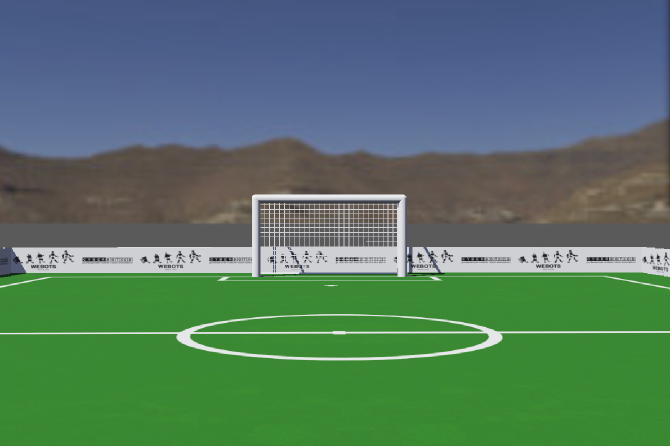
#> input picture images/image_1.png, 1340 x 891 px, found by its file name (shown at 1/2 size)
$ python anotar_linhas.py ../images/image_1.png
#> lines starting #> are read from the running program, lines starting #| are printed output that depends on the picture; after the words box and inside, x2 and y2 are one past the last pixel; in counts of white or black regions, pixels touching at a corner belong together
#> (reads tests/gabarito_linhas.json from the repository)
#> in _gerar_offline, img is the input picture: shape (891, 1340, 3); mean B, G, R 99.7, 119.2, 85.2
"""Ferramenta de anotação de gabarito para linhas do campo (polilinhas).

Uso:
    python3 scripts/anotar_linhas.py [--test]

Modos:
  OFFLINE  — sem display: gera debug_out/anotar_linhas_<basename>.png com
             as polilinhas já anotadas (se existirem no JSON).

  INTERATIVO — com display OpenCV: clique para adicionar pontos, teclas para
               controlar. Coordenadas gravadas em PIXELS DA IMAGEM ORIGINAL.

Teclas no modo interativo:
    clique esquerdo : adiciona ponto à polilinha atual
    f / F           : fecha polilinha atual e começa nova
    z / Z           : desfaz último ponto
    s / S           : salva gabarito
    n / N           : passa para a próxima imagem (salva automaticamente)
    ESC             : sai sem salvar a imagem atual

Formato de saída (tests/gabarito_linhas.json):
    {
      "image_1": [
        [[x1,y1], [x2,y2], [x3,y3]],   <- polilinha 1
        [[x4,y4], [x5,y5]]               <- polilinha 2
      ],
      "bitbots": [...]
    }
    x, y são coordenadas em PIXELS DA IMAGEM ORIGINAL (não da grade).

Argumento --test: cria gabarito sintético para image_1 e verifica carregamento.
"""
from __future__ import annotations

import json
import os
import sys
import tempfile
from typing import Optional

import cv2
import numpy as np

# ─── Configuração ─────────────────────────────────────────────────────────────

GABARITO_PATH = 'tests/gabarito_linhas.json'
IMAGES = [
    ('image_1', 'images/image_1.png'),
    ('image_2', 'images/image_2.png'),
    ('image',   'images/image.png'),
    ('bitbots',
     'images/bitbots_reality_spl_only_131-16_02_2018__11_18_08_0117_upper_png_jpg_b0.8_s1.0_k0.jpg'),
    ('eliza',   'images/eliza_nat_light_20001_png_b1.0_s1.2_k3.jpg'),
]

COR_POLILINHA = [
    (0, 220, 255),    # ciano
    (255, 120, 0),    # laranja
    (180, 0, 255),    # roxo
    (0, 255, 100),    # verde-claro
    (200, 200, 0),    # amarelo
]
COR_PONTO    = (255, 255, 255)
COR_PENDENTE = (0, 180, 255)   # azul-laranja = ponto ainda não confirmado


# ─── Detecção de display ──────────────────────────────────────────────────────

def _tem_display() -> bool:
    display = os.environ.get('DISPLAY', '')
    if not display:
        return False
    win = '_test_display_linhas'
    try:
        img = np.zeros((10, 10, 3), dtype=np.uint8)
        cv2.namedWindow(win, cv2.WINDOW_NORMAL)
        cv2.imshow(win, img)
        cv2.waitKey(1)
        cv2.setMouseCallback(win, lambda *a: None)
        cv2.destroyWindow(win)
        return True
    except Exception:
        try: cv2.destroyAllWindows()
        except Exception: pass
        return False


# ─── Canvas ───────────────────────────────────────────────────────────────────

def _construir_canvas(
    img_orig: np.ndarray,
    polilinhas: list[list[list[int]]],
    polilinha_atual: list[list[int]],
    display_scale: float,
    interativo: bool,
) -> np.ndarray:
    """Constrói canvas com imagem + polilinhas sobrepostas."""
#> called with display_scale = 1, interativo = False
    H, W = img_orig.shape[:2]
#> H = 891; W = 1340
    dW = int(W * display_scale)
#> dW = 1340
    dH = int(H * display_scale)
#> dH = 891
    canvas = cv2.resize(img_orig, (dW, dH), interpolation=cv2.INTER_AREA)

    def to_disp(x, y):
        return (int(round(x * display_scale)), int(round(y * display_scale)))

    # Polilinhas salvas
    for i, poly in enumerate(polilinhas):
        cor = COR_POLILINHA[i % len(COR_POLILINHA)]
        if len(poly) >= 2:
            pts = np.array([[int(p[0]*display_scale), int(p[1]*display_scale)]
                             for p in poly], dtype=np.int32)
            cv2.polylines(canvas, [pts], False, cor, 2)
        for pt in poly:
            cv2.circle(canvas, to_disp(pt[0], pt[1]), 4, cor, -1)
        if poly:
            cv2.putText(canvas, str(i+1), to_disp(poly[0][0], poly[0][1]-6),
                        cv2.FONT_HERSHEY_SIMPLEX, 0.5, cor, 1)
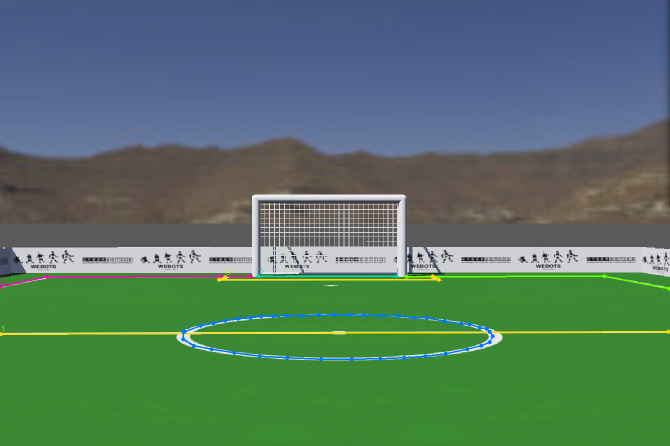
#> canvas: shape (891, 1340, 3) (shown at 1/2 size); 1.23% of pixels changed, all inside (x1, y1, x2, y2) = (0, 536, 1340, 723)

    # Polilinha atual (em andamento)
    cor_atual = COR_POLILINHA[len(polilinhas) % len(COR_POLILINHA)]
    if len(polilinha_atual) >= 2:
        pts = np.array([[int(p[0]*display_scale), int(p[1]*display_scale)]
                         for p in polilinha_atual], dtype=np.int32)
        cv2.polylines(canvas, [pts], False, COR_PENDENTE, 2)
    for pt in polilinha_atual:
        cv2.circle(canvas, to_disp(pt[0], pt[1]), 4, COR_PENDENTE, -1)

    # Instruções
    if interativo:
        instrucoes = (
            "click=ponto | f=fecha_polilinha | z=desfaz | s=salvar | n=proxima | ESC=sair"
        )
    else:
        instrucoes = "MODO OFFLINE: edite tests/gabarito_linhas.json"
    ov = canvas.copy()
    cv2.rectangle(ov, (0, 0), (dW, 18), (0, 0, 0), -1)
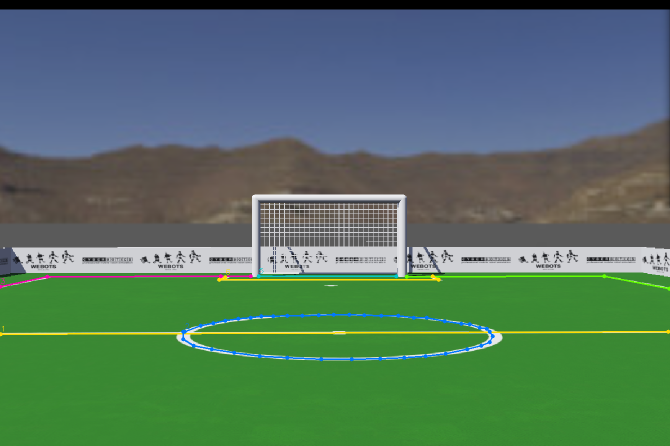
#> ov: shape (891, 1340, 3) (shown at 1/2 size); 2.13% of pixels changed, all inside (x1, y1, x2, y2) = (0, 0, 1340, 19)
    cv2.addWeighted(ov, 0.55, canvas, 0.45, 0, canvas)
    cv2.putText(canvas, instrucoes, (4, 13),
                cv2.FONT_HERSHEY_PLAIN, 0.85, (200,200,200), 1)
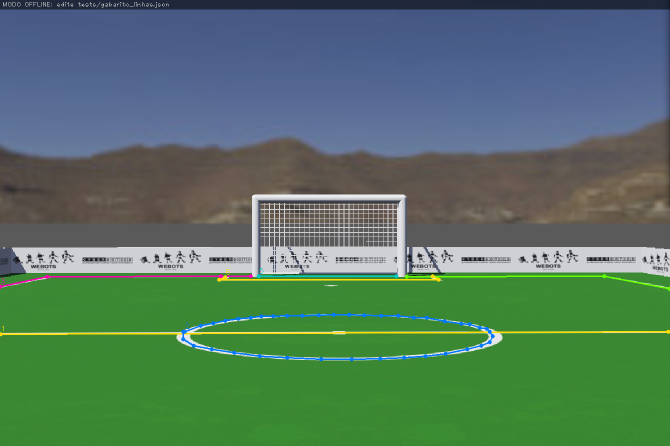
#> canvas: shape (891, 1340, 3) (shown at 1/2 size); mean B, G, R 97.7, 117.9, 84.1

    info = (f"polilinhas={len(polilinhas)+bool(polilinha_atual)}  "
            f"atual={len(polilinha_atual)}pts")
    cv2.putText(canvas, info, (4, dH-5),
                cv2.FONT_HERSHEY_PLAIN, 0.85, (180,255,180), 1)
#> canvas: shape (891, 1340, 3); 0.03% of pixels changed, all inside (x1, y1, x2, y2) = (6, 877, 174, 889)

    return canvas


# ─── I/O do gabarito ──────────────────────────────────────────────────────────

def _carregar() -> dict:
    if os.path.exists(GABARITO_PATH):
        try:
            with open(GABARITO_PATH, 'r', encoding='utf-8') as f:
                return json.load(f)
        except (json.JSONDecodeError, OSError) as e:
            print(f"  Aviso: não foi possível ler {GABARITO_PATH}: {e}")
    return {}


# [5 lines left out: function _salvar, not called in this run]


# ─── Modo OFFLINE ─────────────────────────────────────────────────────────────

def _gerar_offline(gabarito: dict) -> None:
    os.makedirs('debug_out', exist_ok=True)
    for basename, img_path in IMAGES:
        if not os.path.exists(img_path):
            print(f"  [offline] {img_path} não encontrado, pulando.")
            continue
        img = cv2.imread(img_path)
        if img is None: continue
        if img.ndim == 3 and img.shape[2] == 4:
            img = cv2.cvtColor(img, cv2.COLOR_BGRA2BGR)
        polys = gabarito.get(basename, [])
        canvas = _construir_canvas(img, polys, [], 1.0, interativo=False)
        out = f'debug_out/anotar_linhas_{basename}.png'
        cv2.imwrite(out, canvas)
        n = sum(len(p) for p in polys)
        print(f"  [offline] {basename}: {len(polys)} polilinhas, {n} pts → {out}")
#> pass 2 of the loop in _gerar_offline, `for basename, img_path in IMAGES:`:
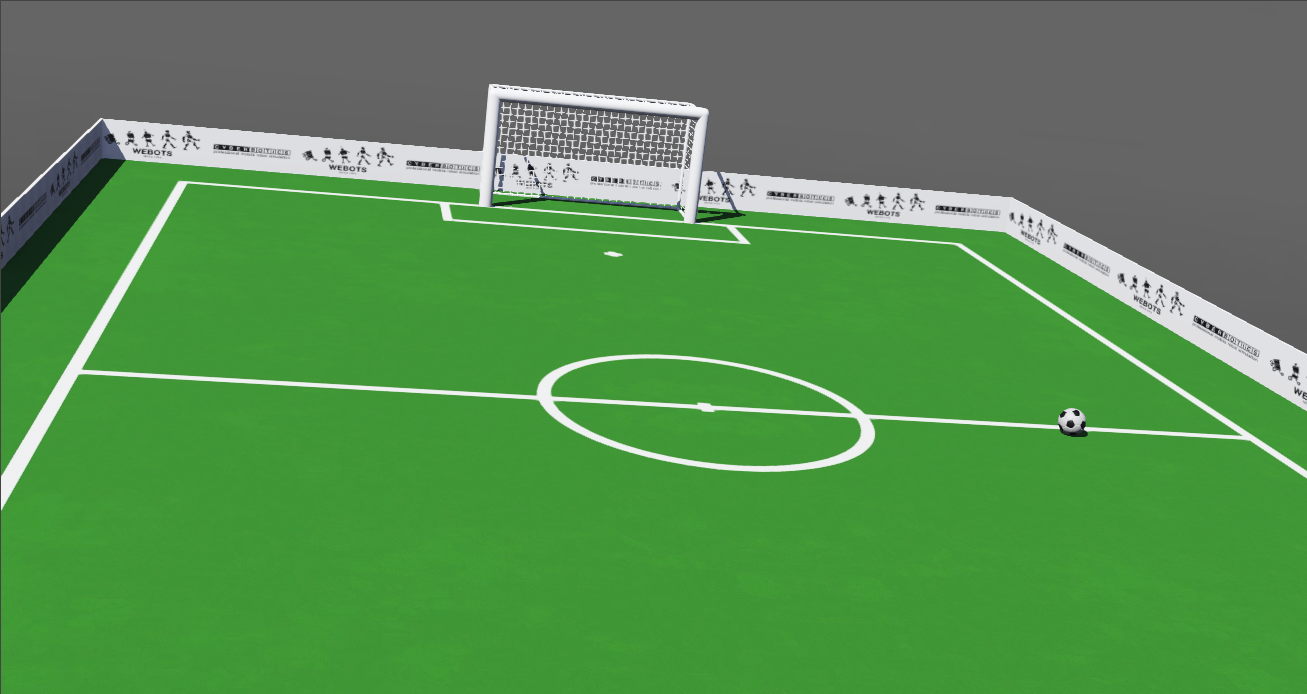
#> input picture images/image_2.png, 1307 x 694 px, found by its file name
#> in _gerar_offline, img is the input picture: shape (694, 1307, 3); mean B, G, R 79.6, 142.1, 85.6
#> after the loop in _construir_canvas (call 2), `for i, poly in enumerate(polilinhas):`:
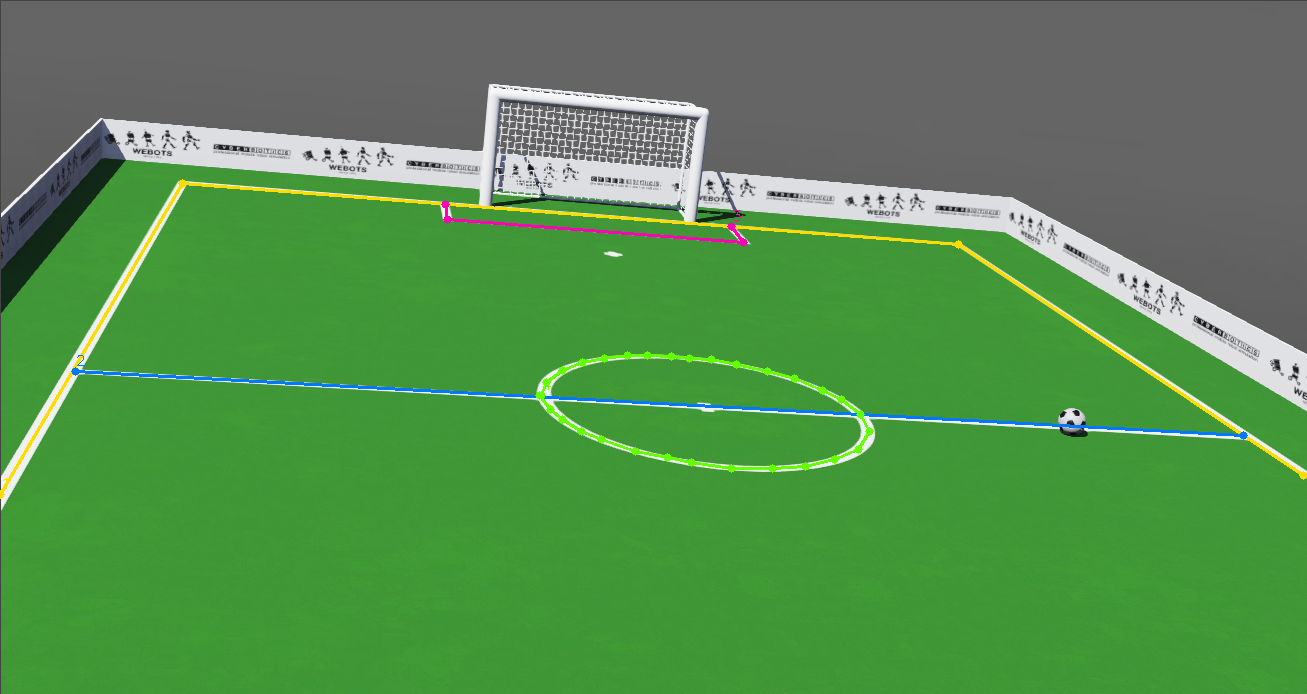
#> canvas: shape (694, 1307, 3); 1.38% of pixels changed, all inside (x1, y1, x2, y2) = (0, 179, 1307, 499)
#> ov: shape (694, 1307, 3)
#> in _construir_canvas (call 2), `cv2.putText(canvas, instrucoes, (4, 13), cv2.FONT_HERSHEY_PLAIN, 0.85,..`:
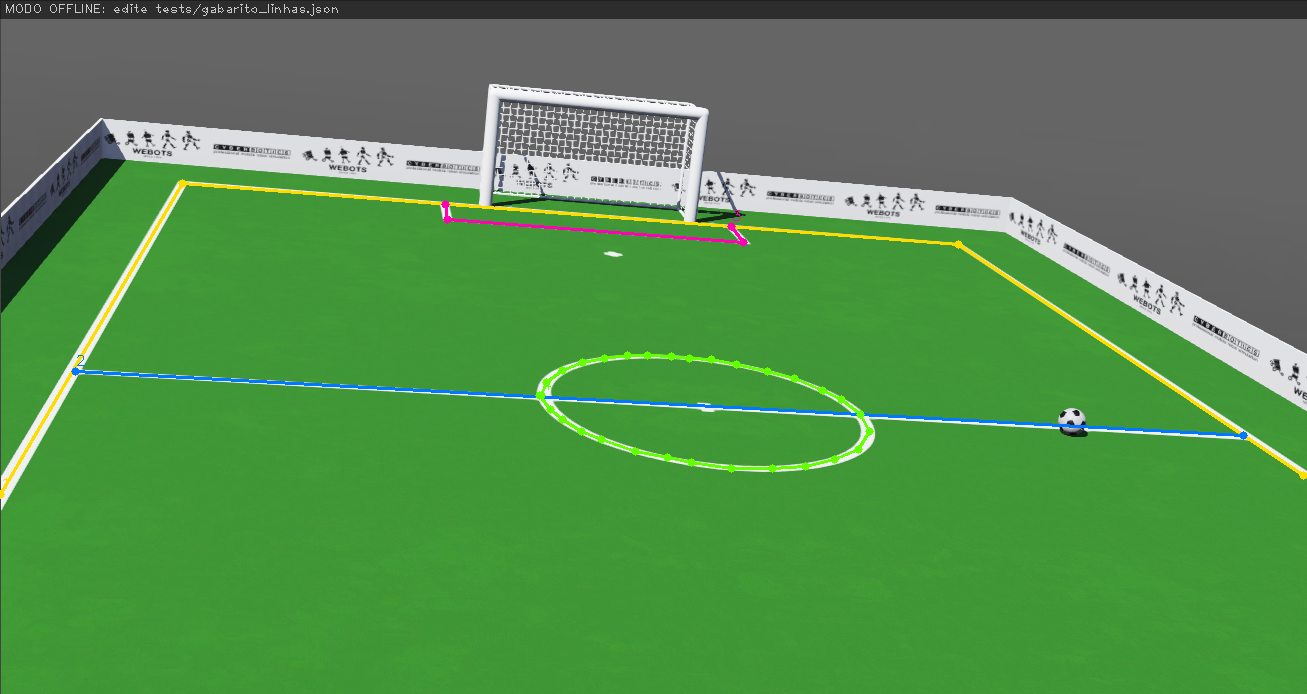
#> canvas: shape (694, 1307, 3); mean B, G, R 76.7, 140.1, 83.4
#> pass 3 of the loop in _gerar_offline, `for basename, img_path in IMAGES:`:
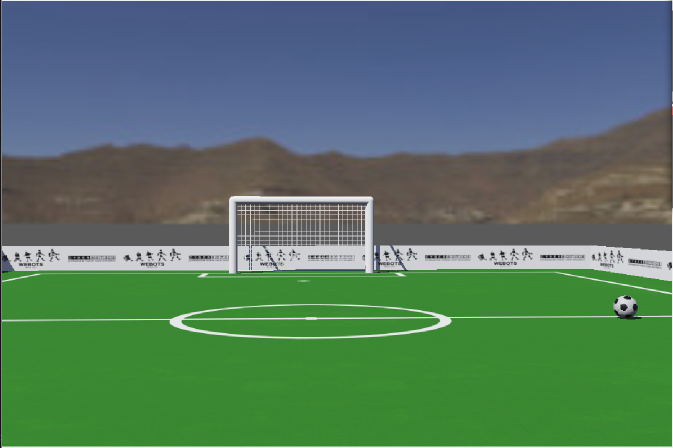
#> input picture images/image.png, 1346 x 895 px, found by its file name (shown at 1/2 size)
#> in _gerar_offline, img is the input picture: shape (895, 1346, 3); mean B, G, R 99, 119.5, 85.3
#> after the loop in _construir_canvas (call 3), `for i, poly in enumerate(polilinhas):`:
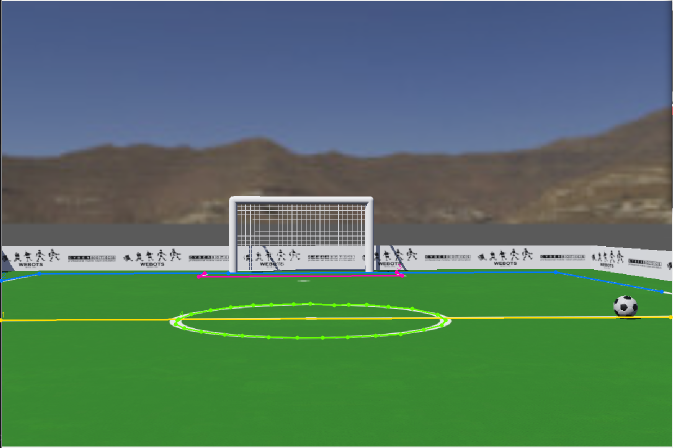
#> canvas: shape (895, 1346, 3) (shown at 1/2 size); 1.13% of pixels changed, all inside (x1, y1, x2, y2) = (0, 528, 1346, 680)
#> ov: shape (895, 1346, 3)
#> in _construir_canvas (call 3), `cv2.putText(canvas, instrucoes, (4, 13), cv2.FONT_HERSHEY_PLAIN, 0.85,..`:
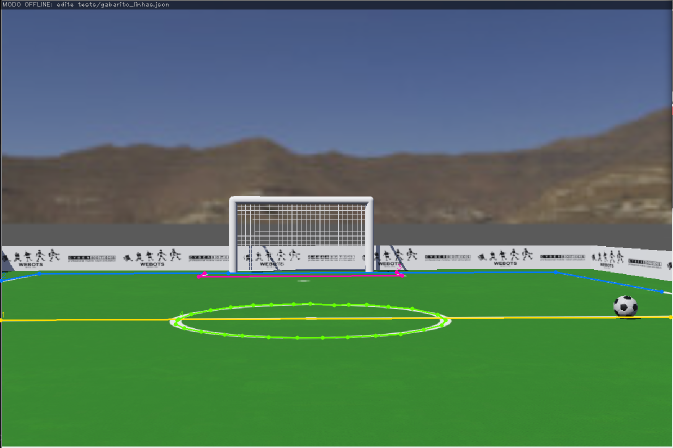
#> canvas: shape (895, 1346, 3) (shown at 1/2 size); mean B, G, R 96.9, 118.3, 84.2
#> the loop made 5 passes; the first 3 are shown


# ─── Modo INTERATIVO ──────────────────────────────────────────────────────────

class _Estado:
    # [158 lines left out: functions __init__, _callback_mouse, _modo_interativo, _modo_test, not called in this run]


# ─── Ponto de entrada ─────────────────────────────────────────────────────────

def main() -> None:
    print(__doc__)
    print("=" * 70)

    if '--test' in sys.argv:
        _modo_test()
        return

    gabarito = _carregar()
    interativo = _tem_display()

    if interativo:
        print("  Display detectado: modo INTERATIVO.")
    else:
        print("  Sem display: modo OFFLINE.")

    _gerar_offline(gabarito)

    if interativo:
        gabarito = _modo_interativo(gabarito)

    print("\nConcluído.")
    if not interativo:
        print(f"  Para anotar: execute com display ou edite {GABARITO_PATH} manualmente.")


if __name__ == '__main__':
    main()
